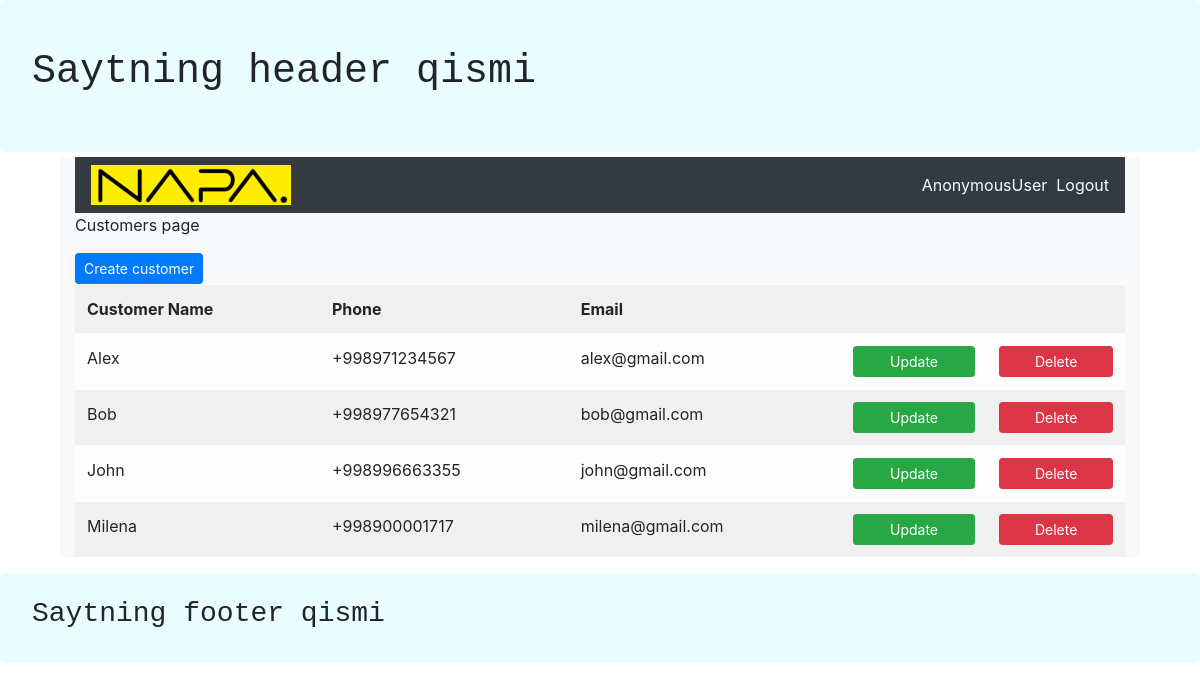
The app's page /customers/ with its own data.
### products/models.py (models this page shows, shortened)
class Customer(models.Model):
    user = models.OneToOneField(User, null=True, blank=True, on_delete=models.SET_NULL)
    name = models.CharField(max_length=100, null=True)
    phone = models.CharField(max_length=100, null=True)
    email = models.CharField(max_length=100, null=True)
    profilePicture = models.ImageField(default="avatar1.png", null=True, blank=True)
    date_created = models.DateTimeField(auto_now_add=True, null=True)

### products/views.py (the view)
# urls.py: path('customers/', views.customers, name="customers"),
def customers(request):
    customers = Customer.objects.all()
    data = {'customers': customers}
    return render(request, 'products/customers.html', data)

### products/templates/products/customers.html
{% extends 'products/main.html' %}
{% load static %}
{% block content %}
    <p>Customers page</p>
    <a class = "btn btn-primary btn-sm btn-inline" href="{% url 'create_customer' %}">Create customer</a>
    <table class="table table-striped table-light">
        <tr>
            <th>Customer Name</th>
            <th>Phone</th>
            <th>Email</th>
            <th></th>
            <th></th>
        </tr>
        {% for item in customers%}
            <tr>
                <td> {{item.name}} </td>
                <td> {{item.phone}} </td>
                <td> {{item.email}} </td>
                <td><a class="btn btn-success btn-sm btn-block"
                    href="{% url 'update_customer' item.id %}">Update</a>
                </td>
                <td><a class="btn btn-danger btn-sm btn-block"
                    href="{% url 'delete_customer' item.id %}">Delete</a></td>
            </tr>
        {% endfor %}
    </table>
{% endblock %}

### records on screen
Customer: name "Alex", phone "+998971234567", email "alex@gmail.com"
Customer: name "Bob", phone "+998977654321", email "bob@gmail.com"
Customer: name "John", phone "+998996663355", email "john@gmail.com"
Customer: name "Milena", phone "+998900001717", email "milena@gmail.com"

### other values on screen
{{ request.user }} "AnonymousUser"
